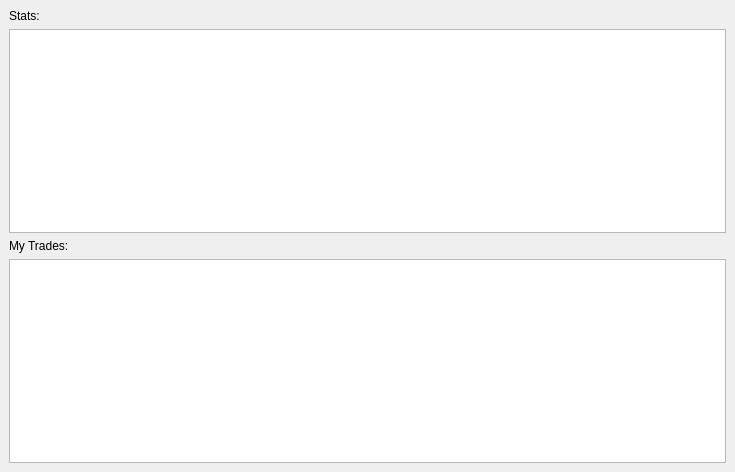
<?xml version="1.0" encoding="UTF-8"?>
<ui version="4.0">
 <class>TradingEvaluatorWidget</class>
 <widget class="QDockWidget" name="TradingEvaluatorWidget">
  <property name="geometry">
   <rect>
    <x>0</x>
    <y>0</y>
    <width>735</width>
    <height>472</height>
   </rect>
  </property>
  <property name="windowTitle">
   <string>Evaluator</string>
  </property>
  <widget class="QWidget" name="dockWidgetContents">
   <layout class="QVBoxLayout" name="verticalLayout">
    <item>
     <widget class="QLabel" name="stats_label">
      <property name="text">
       <string>Stats:</string>
      </property>
     </widget>
    </item>
    <item>
     <widget class="QTextBrowser" name="stats_text"/>
    </item>
    <item>
     <widget class="QLabel" name="my_trades_label">
      <property name="text">
       <string>My Trades:</string>
      </property>
     </widget>
    </item>
    <item>
     <widget class="QTableView" name="my_trades"/>
    </item>
   </layout>
  </widget>
 </widget>
 <resources/>
 <connections/>
</ui>
